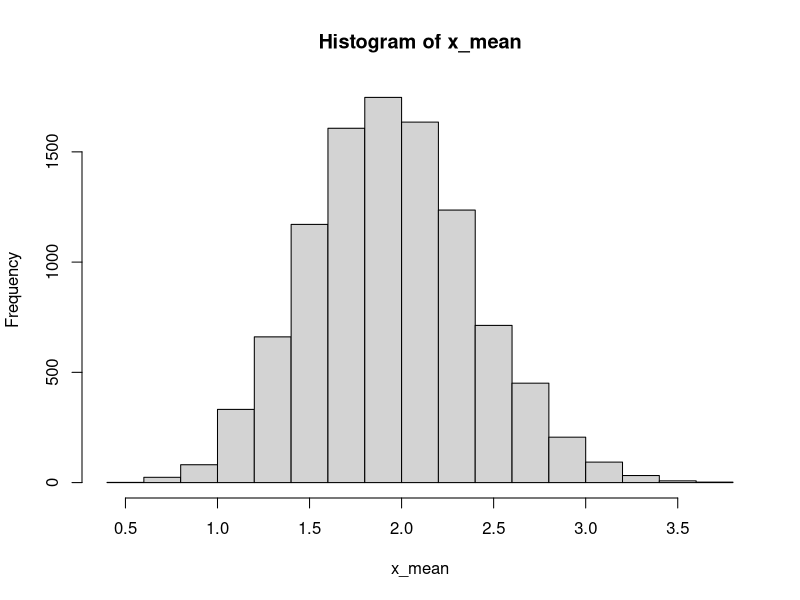
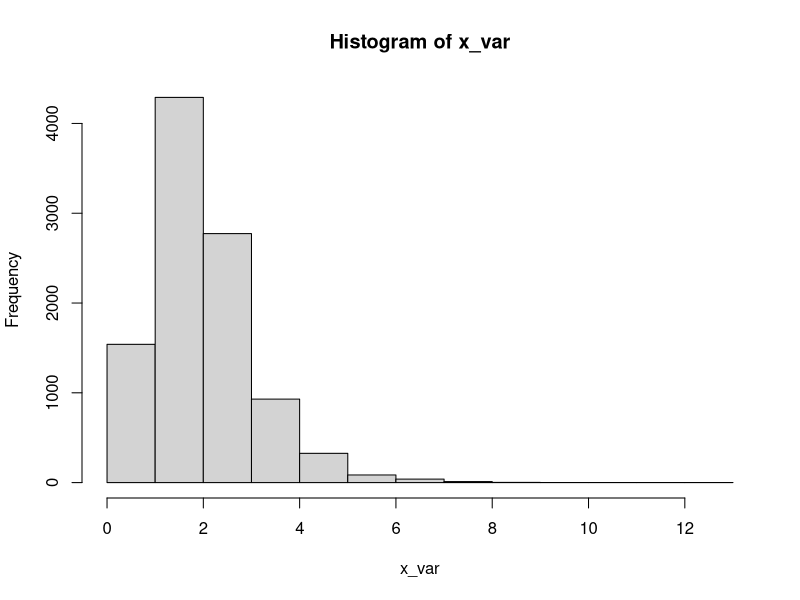
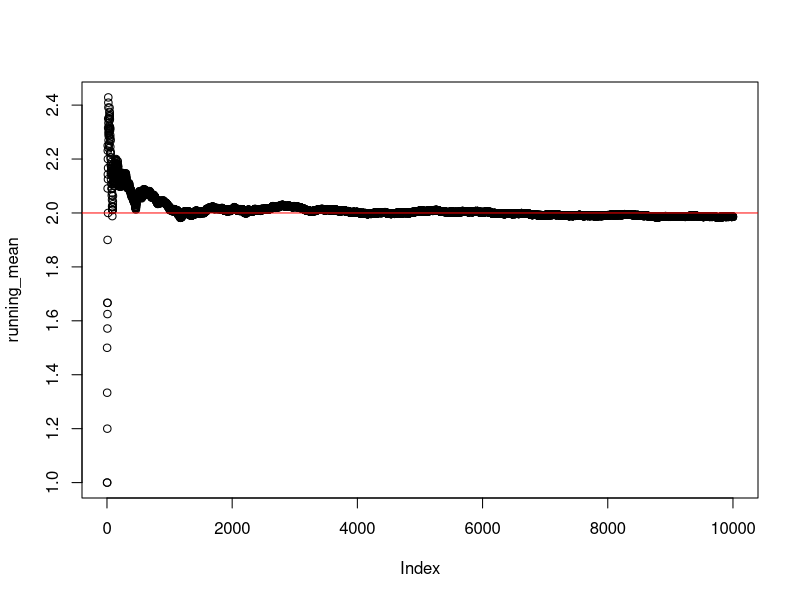
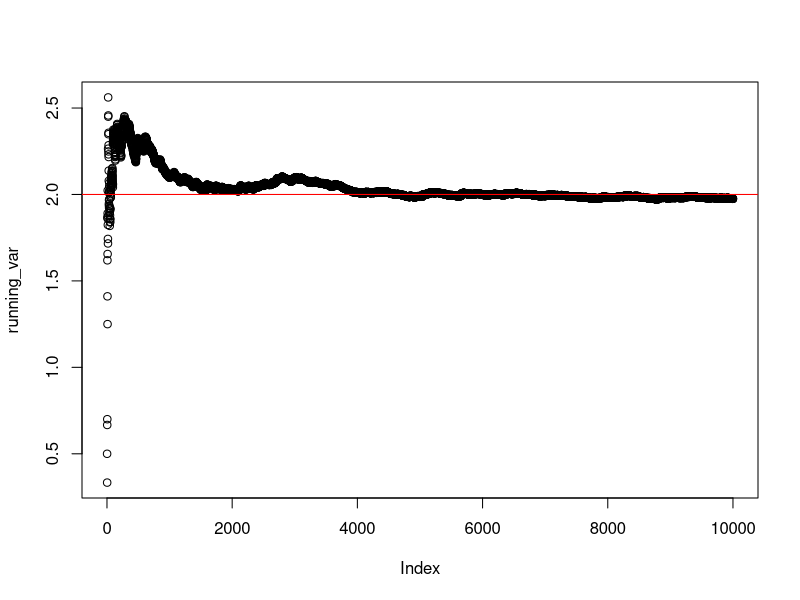

Generate these figures, in order, with R:
## ---- chunk 1
knitr::opts_chunk$set(echo = TRUE)
## ---- chunk 2
NMC <- 10000
x_mean <- rep(NA, NMC)
x_var <- rep(NA, NMC)

for (i in 1:NMC) {
  temp_c <- rpois(10,2)
  temp_mean <- mean(temp_c)
  x_mean[i] <- temp_mean
  temp_var <- var(temp_c)
  x_var[i] <- temp_var
}

hist(x_mean)
hist(x_var)
## ---- chunk 3
print(mean(x_mean))
print(mean(x_var))
## ---- chunk 4
  running_MSE1<- var(x_mean)+(mean(x_mean)-2)^2
  running_MSE2 <- var(x_var)+(mean(x_var)-2)^2

print(running_MSE1)
print(running_MSE2)
## ---- chunk 5
running_mean <- rep(NA, NMC)
running_var <- rep(NA, NMC)

running_temp <- rep(NA, NMC)

for(i in 1:NMC){
  running_temp[i] <- rpois(1,2)
  running_mean[i] <- sum(running_temp[1:i])/i
  running_var[i] <- var(running_temp[1:i])
}

plot(running_mean)
abline(h=2, col="red")
plot(running_var)
abline(h=2, col="red")
